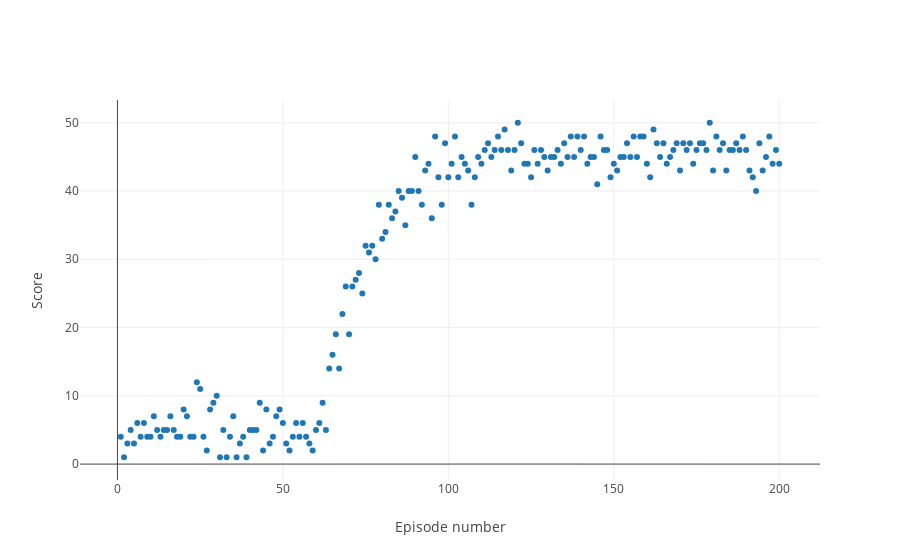

Notebook cell for this chart:
### Code cell
plot_scores(scores)

### Figure 1 — Plotly figure (JSON) as saved in the notebook; plotly's stock layout.template omitted (floating-point values rounded to 4 significant figures; data arrays with more than 128 entries replaced by an {"elided": "..."} marker saying what was removed)
{"data": [{"mode": "markers", "type": "scatter", "x": {"elided": "200 int values"}, "y": {"elided": "200 int values"}}], "layout": {"hovermode": "closest", "xaxis": {"title": "Episode number"}, "yaxis": {"title": "Score"}}}
